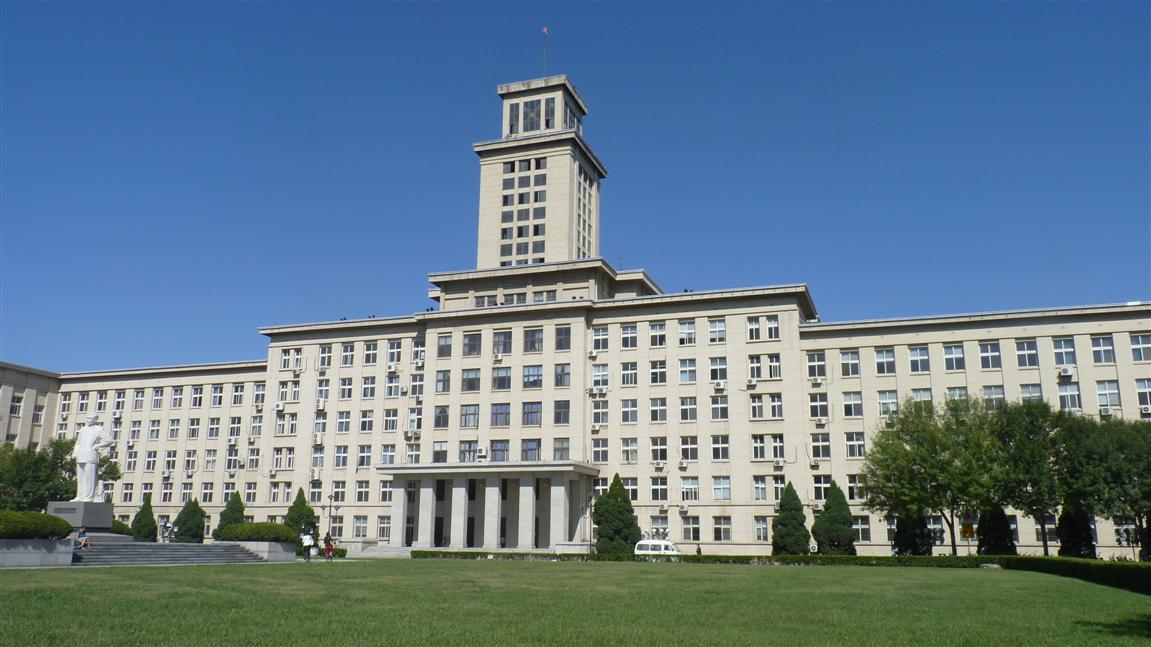
//> input picture Experiment3/testimg.jpg, 1151 x 647 px
$ ./PThreshold   (built with g++ and OpenCV 4)
//> lines starting //> are read from the running program, lines starting //| are printed output that depends on the picture; after the words box and inside, x2 and y2 are one past the last pixel; in counts of white or black regions, pixels touching at a corner belong together
#include <iostream>
#include <fstream>
#include "opencv2/opencv.hpp"
#include "opencv2/imgproc/imgproc.hpp"
#include "opencv2/highgui/highgui.hpp"
#include <stdio.h>

using namespace cv;
using namespace std;

/*
 * ================================================================
 * p率阈值化（P-Percent Thresholding）是什么？
 * ================================================================
 * 首先理解什么是"阈值化"（Thresholding）。
 *
 * 阈值化 = 把灰度图像变成只有黑白两种颜色的二值图像。
 * 设置一个"阈值 T"：
 *   - 灰度值 >= T 的像素 → 变成白色（255）
 *   - 灰度值 <  T 的像素 → 变成黑色（0）
 * 这是图像分割中最简单、最直接的方法。
 *
 * 举例：
 *   一张手写数字图像，数字是深色的，背景是浅色的。
 *   如果阈值 T = 128，那么：
 *     灰度值 0~127 的像素（深色的数字部分）→ 黑色（0）
 *     灰度值 128~255 的像素（浅色的背景）→ 白色（255）
 *   结果：数字变成了黑色，背景变成了白色，分离成功！
 *
 * 问题是：阈值 T 怎么选？
 *   - 手动选 T = 128？太武断了，不一定适合所有图像。
 *   - 全局固定阈值？对所有图像都用同一个 T？也不行。
 *   - 所以有了"自适应阈值"方法，根据图像内容自动决定 T。
 *
 * p率阈值化（P-Percent Thresholding）就是一种自适应阈值方法：
 *   找到阈值 T，使得图像中"比 T 暗（或比 T 亮）的像素数量"占总像素的 p%。
 *   比如 p = 50%，T 就是直方图的"中位数"灰度级。
 *
 * 为什么叫"p率"？
 *   p 是一个百分比值（0.0 ~ 1.0）。
 *   p=0.5 表示 50%，即把图像分成"最亮的 50% 像素"和"其余 50% 像素"。
 *
 * 与 OTSU 方法的区别：
 *   OTSU（大津法）找的是让"前景和背景的类间方差最大化"的阈值，
 *   p率阈值化找的是"累计像素数刚好达到 p% 时"的灰度级。
 *   p率方法更直观，更容易理解和控制。
 */

/*
 * myThresholdP: 实现 p 率阈值化分割
 *
 * 思路：
 *   1. 统计图像的灰度直方图（hist[k] = 灰度值 k 的像素个数）
 *   2. 计算累计直方图（CDF）
 *   3. 找到灰度级 T，使得 CDF[T] >= p * totalPixels
 *      即：所有比 T 暗的像素数量达到了总像素的 p%
 *   4. 对图像做二值化：灰度值 >= T 的像素 → 255（白），否则 → 0（黑）
 *      注意：这里的逻辑是把"较亮"的像素作为"前景"（白色）。
 *
 * 参数: img - 输入灰度图
 * 返回: 二值化后的图像（只有 0 和 255 两个灰度值）
 */
Mat myThresholdP(Mat img)
{
    Mat ThresholdPImg;  // 存储二值化结果

    /*
     * p 率参数：可调整
     * p = 0.5 表示：让图像中较亮的那 50% 像素变成白色
     * p = 0.3 表示：让图像中较亮的那 30% 像素变成白色
     * p = 0.7 表示：让图像中较亮的那 70% 像素变成白色
     *
     * 举例：一幅大部分区域偏暗的图像（如夜景）
     *   p=0.5 可能让大部分像素变成白色（只有最暗的50%是黑色）
     *   p=0.3 则会让更多区域变成黑色（只有最亮的30%是白色）
     */
    double p = 0.5; // p 率，可根据需要修改（如 0.3、0.7 等）

    int height = img.rows;      // 图像高度
    int width = img.cols;       // 图像宽度
    int totalPixels = height * width;  // 总像素数量

    /*
     * 第一步：统计灰度直方图（Histogram）
     *
     * hist 是一个长度为 256 的数组，初始全为 0。
     * 然后遍历图像的每个像素，把该像素的灰度值"投到"对应的桶里。
     *
     * 举例：
     *   如果某个像素灰度值为 120，执行 hist[120]++ 后，
     *   hist[120] 就从原来的值增加 1。
     *   遍历完整个图像后：
     *     hist[0]   = 灰度值为 0 的像素总数
     *     hist[1]   = 灰度值为 1 的像素总数
     *     ...
     *     hist[255] = 灰度值为 255 的像素总数
     *     sum(hist[k], k=0..255) = totalPixels
     */
    int grayLevels = 256;
    vector<int> hist(grayLevels, 0);  // vector<int> = 动态数组，等价于 int hist[256]
    for (int i = 0; i < height; i++)
    {
        for (int j = 0; j < width; j++)
        {
            int val = img.at<uchar>(i, j);  // 取出像素 (i,j) 的灰度值（0~255）
            hist[val]++;                     // 投到对应桶中，计数 +1
        }
    }

    /*
     * 第二步：计算累计直方图，找到阈值 T
     *
     * 什么是累计直方图（Cumulative Histogram）？
     * cumHist[k] = hist[0] + hist[1] + ... + hist[k]
     *            = 灰度值 <= k 的像素总数
     *            = 在直方图上从 0 累加到 k 的结果
     *
     * 目标像素数 targetCount = p * totalPixels
     *   p = 0.5, totalPixels = 10000 -> targetCount = 5000
     *   意思是：我们需要找到灰度级 T，使得"比 T 暗的像素数" >= 5000
     *
     * 遍历直方图，找到第一个满足条件的灰度级 k：
     *   累加 hist[k] 到 cumulative
     *   如果 cumulative >= targetCount，说明 k 就是阈值 T
     *   为什么要找"第一个"满足条件的？
     *   因为我们是从灰度级 0 开始累加的，找到临界点就 break，
     *   这样保证"比 T 暗的像素数"刚好接近 p%，不多不少。
     *
     * 举例：
     *   hist[0]=100, hist[1]=200, hist[2]=300, ... targetCount=5000
     *   cumulative 从 100 -> 300 -> 600 -> ... 逐步累加
     *   当 cumulative >= 5000 时，假设当前 k=50，那么 T=50
     *   即：灰度值 <= 50 的像素数刚好达到了总像素的 p%
     */
    int targetCount = static_cast<int>(p * totalPixels);  // 目标像素数
    int cumulative = 0;      // 累计像素数，初始为 0
    int threshold = 0;        // 阈值，初始为 0
    for (int k = 0; k < grayLevels; k++)
    {
        cumulative += hist[k];  // 把当前灰度级的像素数加进来
        if (cumulative >= targetCount)  // 一旦达到目标，立即取阈值为 k
        {
            threshold = k;      // k 就是使累计像素数刚好达到 p% 的灰度级
            break;              // 找到了，不需要继续遍历
        }
    }

    /*
     * 第三步：用阈值 T 对图像做二值化
     *
     * 创建一张黑色的二值图像（所有像素初始化为 0 = 黑色）：
     *   Mat::zeros(height, width, CV_8UC1)
     *   CV_8UC1 = 8位无符号字符，1通道（灰度图）
     *   Scalar(0) = 所有像素初始值设为 0
     *
     * 然后遍历图像：
     *   如果像素灰度值 >= threshold → 设为 255（白色）
     *   如果像素灰度值 <  threshold → 保持 0（黑色）
     *
     * 为什么用 >= 而不是 >？
     *   边界情况：灰度值恰好等于 threshold 的像素，
     *   用 >= 会把它归入白色（前景），用 > 则归入黑色（背景）。
     *   两种方式都可以，>= 是更常见的选择。
     *
     * 注意这里的语义：
     *   灰度值 >= T（较亮）→ 白色 = 前景
     *   灰度值 <  T（较暗）→ 黑色 = 背景
     *   这意味着 p% 控制的是"较亮部分"的占比。
     */
    ThresholdPImg = Mat::zeros(height, width, CV_8UC1);  // 先创建全黑图像
    for (int i = 0; i < height; i++)
    {
        for (int j = 0; j < width; j++)
        {
            if (img.at<uchar>(i, j) >= threshold)
                ThresholdPImg.at<uchar>(i, j) = 255;  // 较亮 → 白色
        }
    }

    return ThresholdPImg;  // 返回二值化结果
}


/*
 * 主函数：程序入口
 */
void main()
{
    /*
     * 读取 testimg.jpg 图像文件。
     * imread 以 BGR 格式读取。
     */
    Mat input = imread("testimg.jpg");
//> input is the input picture: 647 rows x 1151 cols, CV_8UC3; mean B, G, R 141.3, 123.7, 99.5

    /*
     * 将彩色图转换为灰度图。
     * 阈值化操作在灰度图上进行（每个像素只需一个值来判断 >= T 或 < T）。
     */
    Mat gray;
    cvtColor(input, gray, COLOR_BGR2GRAY);
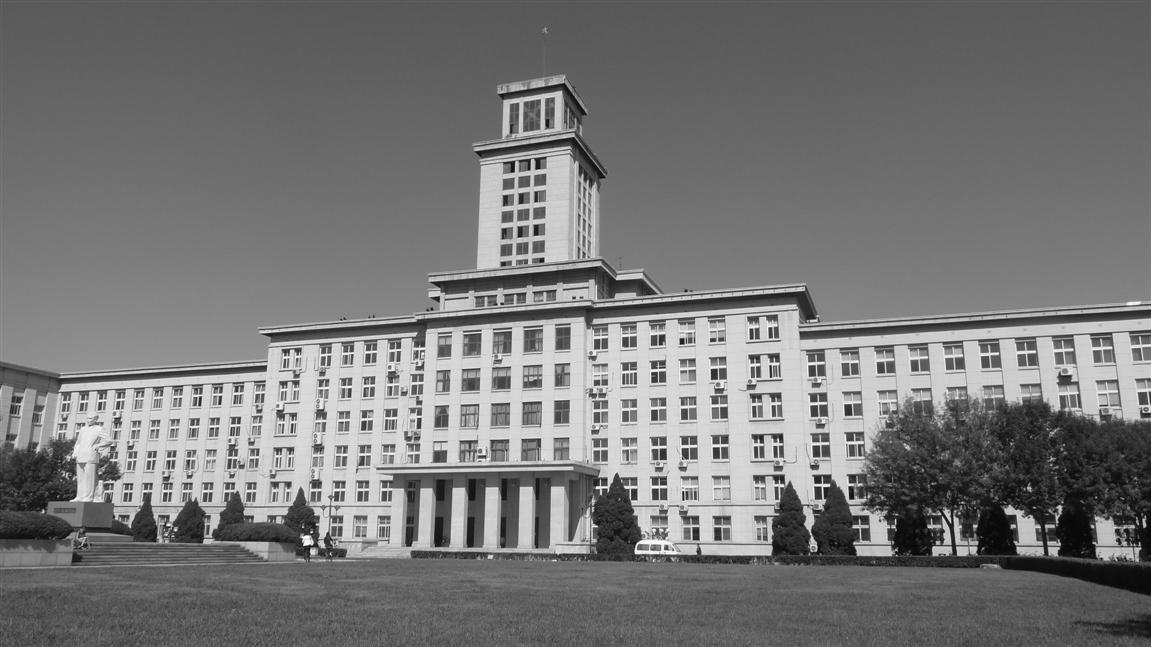
//> gray: 647 rows x 1151 cols, CV_8UC1; min 0, max 255, mean 118.4

    /*
     * 调用 p 率阈值化函数，对灰度图进行二值化。
     * 默认 p=0.5，即把图像分成"较亮的 50%"和"较暗的 50%"两部分。
     */
    Mat ThresholdPImg = myThresholdP(gray);
//> after the loop in myThresholdP, `for (int i = 0; i < height; i++)`: hist = 256 values, max 16576 at index 92, min 1 at index 0, mean 2909
//> the loop in myThresholdP, `for (int k = 0; k < grayLevels; k++)` made 107 passes
//> cumulative on passes 1 to 12: 1, 18, 28, 38, 61, 76, 124, 209, 360, 757, 1251, 1876
//> after the loop in myThresholdP, `for (int k = 0; k < grayLevels; k++)`: cumulative = 377029
//> after the loop in myThresholdP, `for (int i = 0; i < height; i++)`:
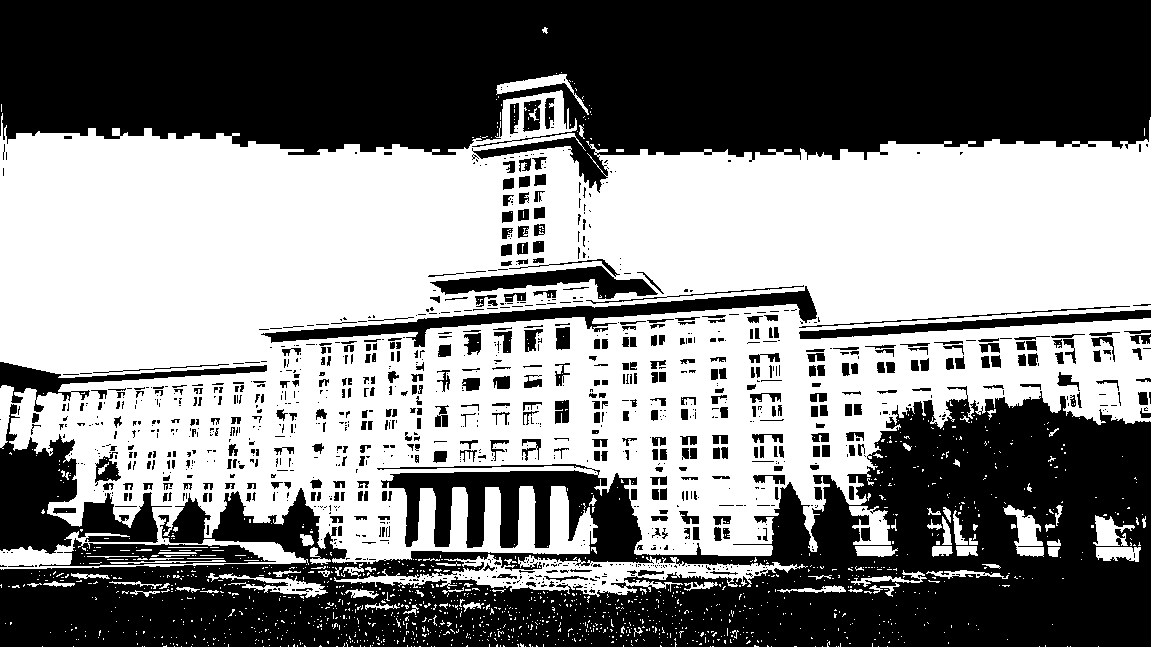
//> ThresholdPImg: 647 rows x 1151 cols, CV_8UC1; 50.7% white; 1153 black regions (733 under 20 px), largest, box (x1, y1, x2, y2) and area: (0, 0, 1151, 193) 164585, (0, 386, 1151, 647) 144950, (0, 404, 172, 554) 9746

    /*
     * 显示三张图：
     *   input：       原始彩色图像
     *   gray：        灰度图
     *   ThresholdPImg：p 率阈值化后的二值图像
     *
     * 观察二值图像可以看到：
     *   较亮的部分（>=T）变成白色，较暗的部分（<T）变成黑色。
     */
    imshow("input", input);
    imshow("gray", gray);
    imshow("ThresholdPImg", ThresholdPImg);

    /*
     * 等待用户按键，参数 0 表示无限等待。
     */
    waitKey(0);
}
